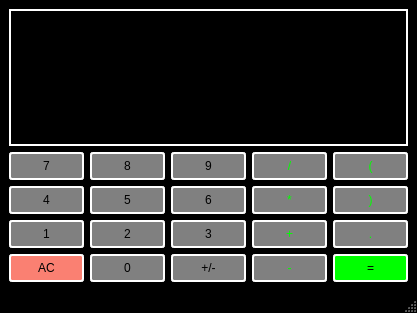
<?xml version="1.0" encoding="UTF-8"?>
<ui version="4.0">
 <class>Calculator</class>
 <widget class="QMainWindow" name="Calculator">
  <property name="geometry">
   <rect>
    <x>0</x>
    <y>0</y>
    <width>417</width>
    <height>313</height>
   </rect>
  </property>
  <property name="windowTitle">
   <string>Calculator</string>
  </property>
  <property name="styleSheet">
   <string notr="true">QMainWindow {
     background-color: black;}</string>
  </property>
  <widget class="QWidget" name="centralwidget">
   <layout class="QGridLayout" name="gridLayout">
    <item row="1" column="1">
     <widget class="QPushButton" name="Button8">
      <property name="sizePolicy">
       <sizepolicy hsizetype="Preferred" vsizetype="Fixed">
        <horstretch>0</horstretch>
        <verstretch>0</verstretch>
       </sizepolicy>
      </property>
      <property name="styleSheet">
       <string notr="true">QPushButton {
     background-color: #808080; border: 2px solid white;
	border-radius: 3px;
	padding: 5px;
}
QPushButton:pressed {
    background-color: #A9A9A9; border: 2px solid white;
	border-radius: 3px;
	padding: 5px;
}</string>
      </property>
      <property name="text">
       <string>8</string>
      </property>
     </widget>
    </item>
    <item row="1" column="3">
     <widget class="QPushButton" name="Divide">
      <property name="sizePolicy">
       <sizepolicy hsizetype="Preferred" vsizetype="Fixed">
        <horstretch>0</horstretch>
        <verstretch>0</verstretch>
       </sizepolicy>
      </property>
      <property name="styleSheet">
       <string notr="true">QPushButton {
     background-color: #808080; border: 2px solid white;
	border-radius: 3px;
	padding: 5px;
	color: #00FF00;
}
QPushButton:pressed {
    background-color: #A9A9A9; border: 2px solid white;
	border-radius: 3px;
	padding: 5px;
	color: #00FF00;
}</string>
      </property>
      <property name="text">
       <string>/</string>
      </property>
     </widget>
    </item>
    <item row="1" column="4">
     <widget class="QPushButton" name="BrackLeft">
      <property name="sizePolicy">
       <sizepolicy hsizetype="Preferred" vsizetype="Fixed">
        <horstretch>0</horstretch>
        <verstretch>0</verstretch>
       </sizepolicy>
      </property>
      <property name="styleSheet">
       <string notr="true">QPushButton {
     background-color: #808080; border: 2px solid white;
	border-radius: 3px;
	padding: 5px;
	color: #00FF00;
}
QPushButton:pressed {
    background-color: #A9A9A9; border: 2px solid white;
	border-radius: 3px;
	padding: 5px;
	color: #00FF00;
}</string>
      </property>
      <property name="text">
       <string>(</string>
      </property>
     </widget>
    </item>
    <item row="3" column="4">
     <widget class="QPushButton" name="BrackRight">
      <property name="sizePolicy">
       <sizepolicy hsizetype="Preferred" vsizetype="Fixed">
        <horstretch>0</horstretch>
        <verstretch>0</verstretch>
       </sizepolicy>
      </property>
      <property name="styleSheet">
       <string notr="true">QPushButton {
     background-color: #808080; border: 2px solid white;
	border-radius: 3px;
	padding: 5px;
	color: #00FF00;
}
QPushButton:pressed {
    background-color: #A9A9A9; border: 2px solid white;
	border-radius: 3px;
	padding: 5px;
	color: #00FF00;
}</string>
      </property>
      <property name="text">
       <string>)</string>
      </property>
     </widget>
    </item>
    <item row="5" column="0">
     <widget class="QPushButton" name="Clear">
      <property name="sizePolicy">
       <sizepolicy hsizetype="Preferred" vsizetype="Fixed">
        <horstretch>0</horstretch>
        <verstretch>0</verstretch>
       </sizepolicy>
      </property>
      <property name="styleSheet">
       <string notr="true">QPushButton {
     background-color: #FA8072; border: 2px solid white;
	border-radius: 3px;
	padding: 5px;
}
QPushButton:pressed {
    background-color: #A9A9A9; border: 2px solid white;
	border-radius: 3px;
	padding: 5px;
}</string>
      </property>
      <property name="text">
       <string>AC</string>
      </property>
     </widget>
    </item>
    <item row="0" column="0" colspan="5">
     <widget class="QLineEdit" name="Display">
      <property name="sizePolicy">
       <sizepolicy hsizetype="Preferred" vsizetype="Preferred">
        <horstretch>0</horstretch>
        <verstretch>0</verstretch>
       </sizepolicy>
      </property>
      <property name="font">
       <font>
        <family>Arial</family>
        <pointsize>18</pointsize>
       </font>
      </property>
      <property name="styleSheet">
       <string notr="true">QLineEdit {
     background-color: black; border: 2px solid white;
	color: #ffffff;}</string>
      </property>
      <property name="text">
       <string/>
      </property>
      <property name="alignment">
       <set>Qt::AlignmentFlag::AlignRight|Qt::AlignmentFlag::AlignTrailing|Qt::AlignmentFlag::AlignVCenter</set>
      </property>
     </widget>
    </item>
    <item row="1" column="0">
     <widget class="QPushButton" name="Button7">
      <property name="sizePolicy">
       <sizepolicy hsizetype="Preferred" vsizetype="Fixed">
        <horstretch>0</horstretch>
        <verstretch>0</verstretch>
       </sizepolicy>
      </property>
      <property name="styleSheet">
       <string notr="true">QPushButton {
     background-color: #808080; border: 2px solid white;
	border-radius: 3px;
	padding: 5px;
}
QPushButton:pressed {
    background-color: #A9A9A9; border: 2px solid white;
	border-radius: 3px;
	padding: 5px;
}</string>
      </property>
      <property name="text">
       <string>7</string>
      </property>
     </widget>
    </item>
    <item row="4" column="2">
     <widget class="QPushButton" name="Button3">
      <property name="sizePolicy">
       <sizepolicy hsizetype="Preferred" vsizetype="Fixed">
        <horstretch>0</horstretch>
        <verstretch>0</verstretch>
       </sizepolicy>
      </property>
      <property name="styleSheet">
       <string notr="true">QPushButton {
     background-color: #808080; border: 2px solid white;
	border-radius: 3px;
	padding: 5px;
}
QPushButton:pressed {
    background-color: #A9A9A9; border: 2px solid white;
	border-radius: 3px;
	padding: 5px;
}</string>
      </property>
      <property name="text">
       <string>3</string>
      </property>
     </widget>
    </item>
    <item row="4" column="4">
     <widget class="QPushButton" name="Point">
      <property name="sizePolicy">
       <sizepolicy hsizetype="Preferred" vsizetype="Fixed">
        <horstretch>0</horstretch>
        <verstretch>0</verstretch>
       </sizepolicy>
      </property>
      <property name="styleSheet">
       <string notr="true">QPushButton {
     background-color: #808080; border: 2px solid white;
	border-radius: 3px;
	padding: 5px;
	color: #00FF00;
}
QPushButton:pressed {
    background-color: #A9A9A9; border: 2px solid white;
	border-radius: 3px;
	padding: 5px;
	color: #00FF00;
}</string>
      </property>
      <property name="text">
       <string>.</string>
      </property>
     </widget>
    </item>
    <item row="5" column="2">
     <widget class="QPushButton" name="ChangeSign">
      <property name="sizePolicy">
       <sizepolicy hsizetype="Preferred" vsizetype="Fixed">
        <horstretch>0</horstretch>
        <verstretch>0</verstretch>
       </sizepolicy>
      </property>
      <property name="styleSheet">
       <string notr="true">QPushButton {
     background-color: #808080; border: 2px solid white;
	border-radius: 3px;
	padding: 5px;
}
QPushButton:pressed {
    background-color: #A9A9A9; border: 2px solid white;
	border-radius: 3px;
	padding: 5px;
}</string>
      </property>
      <property name="text">
       <string>+/-</string>
      </property>
     </widget>
    </item>
    <item row="5" column="1">
     <widget class="QPushButton" name="Button0">
      <property name="sizePolicy">
       <sizepolicy hsizetype="Preferred" vsizetype="Fixed">
        <horstretch>0</horstretch>
        <verstretch>0</verstretch>
       </sizepolicy>
      </property>
      <property name="styleSheet">
       <string notr="true">QPushButton {
     background-color: #808080; border: 2px solid white;
	border-radius: 3px;
	padding: 5px;
}
QPushButton:pressed {
    background-color: #A9A9A9; border: 2px solid white;
	border-radius: 3px;
	padding: 5px;
}</string>
      </property>
      <property name="text">
       <string>0</string>
      </property>
     </widget>
    </item>
    <item row="3" column="3">
     <widget class="QPushButton" name="Multiply">
      <property name="sizePolicy">
       <sizepolicy hsizetype="Preferred" vsizetype="Fixed">
        <horstretch>0</horstretch>
        <verstretch>0</verstretch>
       </sizepolicy>
      </property>
      <property name="styleSheet">
       <string notr="true">QPushButton {
     background-color: #808080; border: 2px solid white;
	border-radius: 3px;
	padding: 5px;
	color: #00FF00;
}
QPushButton:pressed {
    background-color: #A9A9A9; border: 2px solid white;
	border-radius: 3px;
	padding: 5px;
	color: #00FF00;
}</string>
      </property>
      <property name="text">
       <string>*</string>
      </property>
     </widget>
    </item>
    <item row="4" column="0">
     <widget class="QPushButton" name="Button1">
      <property name="sizePolicy">
       <sizepolicy hsizetype="Preferred" vsizetype="Fixed">
        <horstretch>0</horstretch>
        <verstretch>0</verstretch>
       </sizepolicy>
      </property>
      <property name="styleSheet">
       <string notr="true">QPushButton {
     background-color: #808080; border: 2px solid white;
	border-radius: 3px;
	padding: 5px;
}
QPushButton:pressed {
    background-color: #A9A9A9; border: 2px solid white;
	border-radius: 3px;
	padding: 5px;
}</string>
      </property>
      <property name="text">
       <string>1</string>
      </property>
     </widget>
    </item>
    <item row="3" column="1">
     <widget class="QPushButton" name="Button5">
      <property name="sizePolicy">
       <sizepolicy hsizetype="Preferred" vsizetype="Fixed">
        <horstretch>0</horstretch>
        <verstretch>0</verstretch>
       </sizepolicy>
      </property>
      <property name="styleSheet">
       <string notr="true">QPushButton {
     background-color: #808080; border: 2px solid white;
	border-radius: 3px;
	padding: 5px;
}
QPushButton:pressed {
    background-color: #A9A9A9; border: 2px solid white;
	border-radius: 3px;
	padding: 5px;
}</string>
      </property>
      <property name="text">
       <string>5</string>
      </property>
     </widget>
    </item>
    <item row="4" column="3">
     <widget class="QPushButton" name="Add">
      <property name="sizePolicy">
       <sizepolicy hsizetype="Preferred" vsizetype="Fixed">
        <horstretch>0</horstretch>
        <verstretch>0</verstretch>
       </sizepolicy>
      </property>
      <property name="styleSheet">
       <string notr="true">QPushButton {
     background-color: #808080; border: 2px solid white;
	border-radius: 3px;
	padding: 5px;
	color: #00FF00;
}
QPushButton:pressed {
    background-color: #A9A9A9; border: 2px solid white;
	border-radius: 3px;
	padding: 5px;
	color: #00FF00;
}</string>
      </property>
      <property name="text">
       <string>+</string>
      </property>
     </widget>
    </item>
    <item row="4" column="1">
     <widget class="QPushButton" name="Button2">
      <property name="sizePolicy">
       <sizepolicy hsizetype="Preferred" vsizetype="Fixed">
        <horstretch>0</horstretch>
        <verstretch>0</verstretch>
       </sizepolicy>
      </property>
      <property name="styleSheet">
       <string notr="true">QPushButton {
     background-color: #808080; border: 2px solid white;
	border-radius: 3px;
	padding: 5px;
}
QPushButton:pressed {
    background-color: #A9A9A9; border: 2px solid white;
	border-radius: 3px;
	padding: 5px;
}</string>
      </property>
      <property name="text">
       <string>2</string>
      </property>
     </widget>
    </item>
    <item row="3" column="0">
     <widget class="QPushButton" name="Button4">
      <property name="sizePolicy">
       <sizepolicy hsizetype="Preferred" vsizetype="Fixed">
        <horstretch>0</horstretch>
        <verstretch>0</verstretch>
       </sizepolicy>
      </property>
      <property name="styleSheet">
       <string notr="true">QPushButton {
     background-color: #808080; border: 2px solid white;
	border-radius: 3px;
	padding: 5px;
}
QPushButton:pressed {
    background-color: #A9A9A9; border: 2px solid white;
	border-radius: 3px;
	padding: 5px;
}</string>
      </property>
      <property name="text">
       <string>4</string>
      </property>
     </widget>
    </item>
    <item row="5" column="3">
     <widget class="QPushButton" name="Subtract">
      <property name="sizePolicy">
       <sizepolicy hsizetype="Preferred" vsizetype="Fixed">
        <horstretch>0</horstretch>
        <verstretch>0</verstretch>
       </sizepolicy>
      </property>
      <property name="styleSheet">
       <string notr="true">QPushButton {
     background-color: #808080; border: 2px solid white;
	border-radius: 3px;
	padding: 5px;
	color: #00FF00;
}
QPushButton:pressed {
    background-color: #A9A9A9; border: 2px solid white;
	border-radius: 3px;
	padding: 5px;
	color: #00FF00;
}</string>
      </property>
      <property name="text">
       <string>-</string>
      </property>
     </widget>
    </item>
    <item row="5" column="4">
     <widget class="QPushButton" name="Equals">
      <property name="sizePolicy">
       <sizepolicy hsizetype="Preferred" vsizetype="Fixed">
        <horstretch>0</horstretch>
        <verstretch>0</verstretch>
       </sizepolicy>
      </property>
      <property name="styleSheet">
       <string notr="true">QPushButton {
     background-color: #00FF00; border: 2px solid white;
	border-radius: 3px;
	padding: 5px;
	color: black;
}
QPushButton:pressed {
    background-color: #A9A9A9; border: 2px solid white;
	border-radius: 3px;
	padding: 5px;
	color: black;
}</string>
      </property>
      <property name="text">
       <string>=</string>
      </property>
     </widget>
    </item>
    <item row="3" column="2">
     <widget class="QPushButton" name="Button6">
      <property name="sizePolicy">
       <sizepolicy hsizetype="Preferred" vsizetype="Fixed">
        <horstretch>0</horstretch>
        <verstretch>0</verstretch>
       </sizepolicy>
      </property>
      <property name="styleSheet">
       <string notr="true">QPushButton {
     background-color: #808080; border: 2px solid white;
	border-radius: 3px;
	padding: 5px;
}
QPushButton:pressed {
    background-color: #A9A9A9; border: 2px solid white;
	border-radius: 3px;
	padding: 5px;
}</string>
      </property>
      <property name="text">
       <string>6</string>
      </property>
     </widget>
    </item>
    <item row="1" column="2">
     <widget class="QPushButton" name="Button9">
      <property name="sizePolicy">
       <sizepolicy hsizetype="Preferred" vsizetype="Fixed">
        <horstretch>0</horstretch>
        <verstretch>0</verstretch>
       </sizepolicy>
      </property>
      <property name="styleSheet">
       <string notr="true">QPushButton {
     background-color: #808080; border: 2px solid white;
	border-radius: 3px;
	padding: 5px;
}
QPushButton:pressed {
    background-color: #A9A9A9; border: 2px solid white;
	border-radius: 3px;
	padding: 5px;
}</string>
      </property>
      <property name="text">
       <string>9</string>
      </property>
     </widget>
    </item>
   </layout>
  </widget>
  <widget class="QMenuBar" name="menubar">
   <property name="geometry">
    <rect>
     <x>0</x>
     <y>0</y>
     <width>417</width>
     <height>22</height>
    </rect>
   </property>
  </widget>
  <widget class="QStatusBar" name="statusbar"/>
 </widget>
 <resources/>
 <connections/>
</ui>
